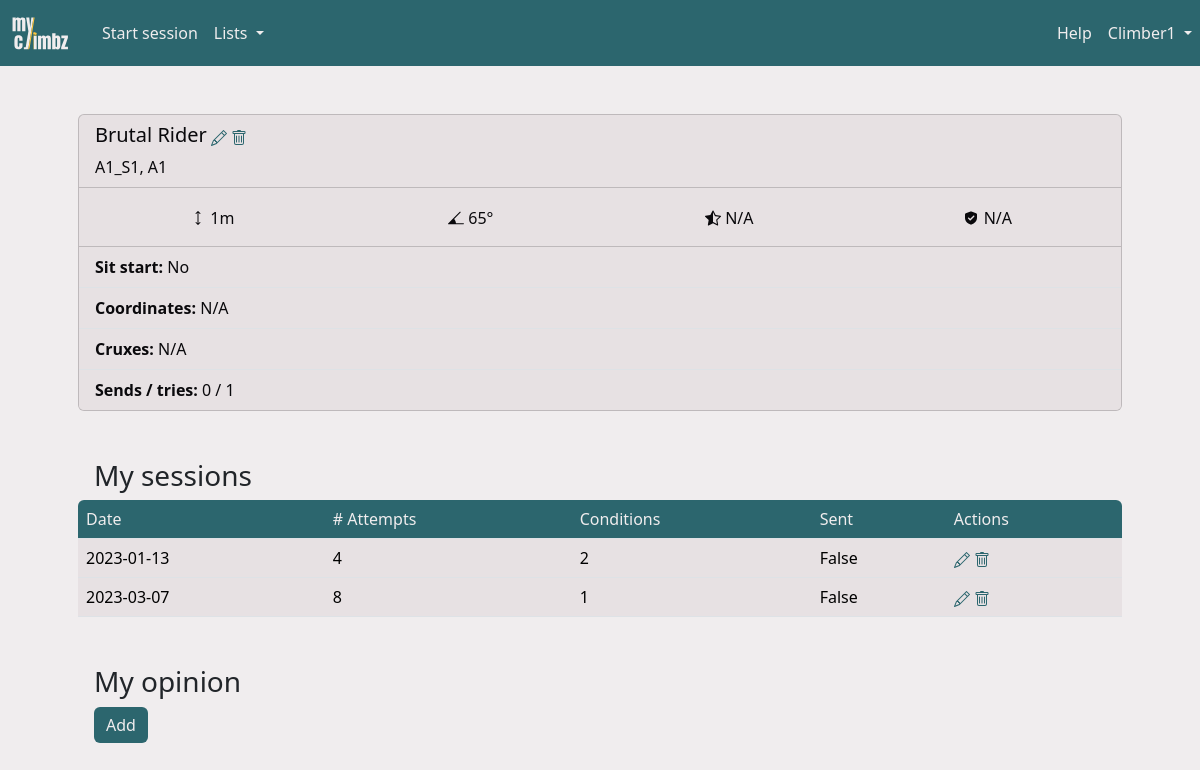
The app's page /route/1 (signed in), older data.
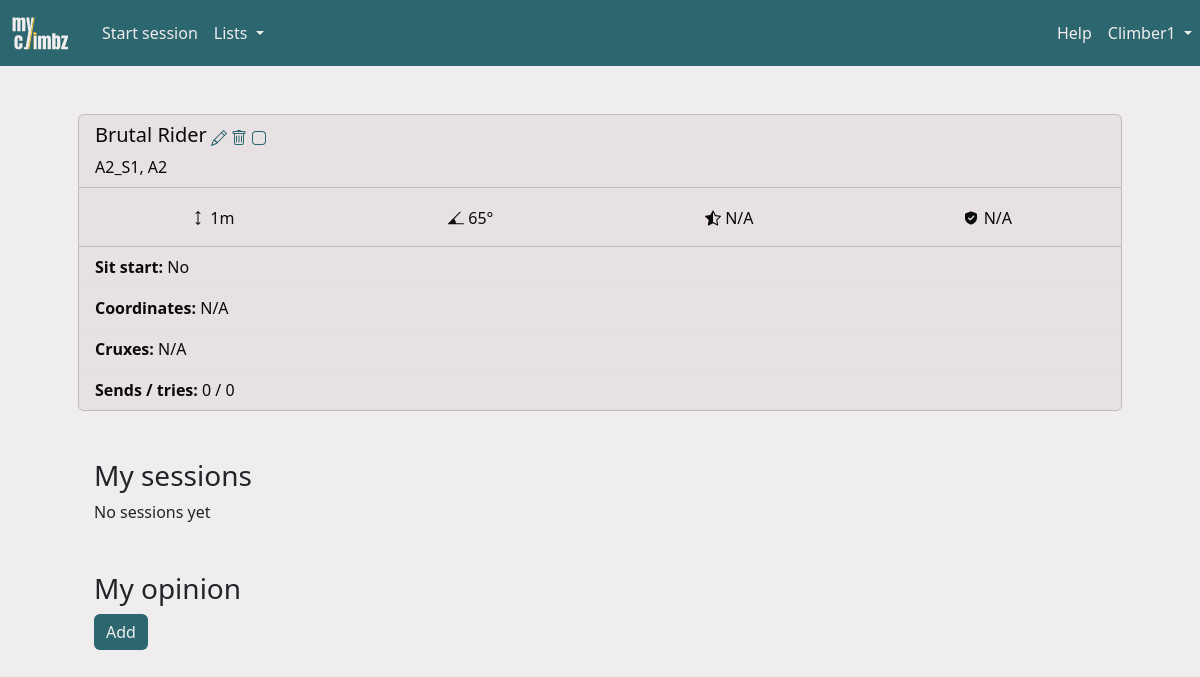
The same page, newer data.
### climbz/models/route.py (models this page shows, shortened)
class Route(db.Model):
    id = db.Column(db.Integer, primary_key=True)
    name = db.Column(db.String(200), nullable=False)
    created_by = db.Column(db.Integer, db.ForeignKey("climber.id"), nullable=False)
    latitude = db.Column(db.Float)
    longitude = db.Column(db.Float)
    comment = db.Column(db.Text)
    link = db.Column(db.String(300))
    sit_start = db.Column(db.Boolean, nullable=False, default=False)
    height = db.Column(db.Float, db.CheckConstraint("height >= 0"))
    inclination = ConstrainedInteger("inclination", -50, 90)
    sector_id = db.Column(db.Integer, db.ForeignKey("sector.id"))
    climbs = db.relationship("Climb", backref="route", cascade="all, delete")
    opinions = db.relationship("Opinion", backref="route", cascade="all, delete")
    UniqueConstraint(name, sector_id, name="unique_route_name_in_sector")
    @property
    def tried(self) -> bool:
        return any(
            climb.n_attempts > 0
            for climb in self.climbs
            if climb.session.climber_id == current_user.id
        )
    @property
    def is_project(self) -> bool:
        return self in current_user.projects
    @property
    def n_sends(self) -> int:
        climbers = list()
        for climb in self.climbs:
            if climb.sent and climb.session.climber_id not in climbers:
                climbers.append(climb.session.climber_id)
        return len(climbers)
    @property
    def n_climbers(self) -> int:
        climbers = list()
        for climb in self.climbs:
            if climb.session.climber_id not in climbers:
                climbers.append(climb.session.climber_id)
        return len(climbers)
    @property
    def consensus_level(self) -> int:
        level_counts = Counter(op.grade.level for op in self.opinions if op.grade)
        return level_counts.most_common(1)[0][0] if level_counts else None
    @property
    def consensus_grade(self) -> Grade:
        return Grade.query.filter_by(level=self.consensus_level).first()
    @property
    def consensus_grade_str(self) -> str:
        grade_scale = current_user.grade_scale
        return getattr(self.consensus_grade, grade_scale)
    @property
    def rating(self) -> float:
        ratings = [op.rating for op in self.opinions if op.rating is not None]
        return sum(ratings) / len(ratings) if ratings else None
    @property
    def landing(self) -> float:
        landings = [op.landing for op in self.opinions if op.landing is not None]
        return sum(landings) / len(landings) if landings else None
    @property
    def cruxes(self) -> list:
        crux_counts = Counter(crux.name for op in self.opinions for crux in op.cruxes)
        return [crux[0] for crux in crux_counts.most_common(3)]

### climbz/models/climb.py (models this page shows)
class Climb(db.Model):
    id = db.Column(db.Integer, primary_key=True)
    n_attempts = db.Column(db.Integer, default=0)
    sent = db.Column(db.Boolean, nullable=False)
    flashed = db.Column(db.Boolean, nullable=False)
    comment = db.Column(db.Text)
    link = db.Column(db.String(300))
    climber_id = db.Column(db.Integer, db.ForeignKey("climber.id"))
    route_id = db.Column(db.Integer, db.ForeignKey("route.id"))
    session_id = db.Column(db.Integer, db.ForeignKey("session.id"))

### climbz/models/session.py (models this page shows)
class Session(db.Model):
    id = db.Column(db.Integer, primary_key=True)
    date = db.Column(db.Date, nullable=False, default=datetime.now().date())
    conditions = Rating("conditions")
    is_project_search = db.Column(db.Boolean, nullable=False, default=False)
    comment = db.Column(db.Text)
    climbs = db.relationship("Climb", backref="session", cascade="all, delete")
    area_id = db.Column(db.Integer, db.ForeignKey("area.id"))
    climber_id = db.Column(db.Integer, db.ForeignKey("climber.id"))
    UniqueConstraint(date, area_id, climber_id, name="unique_session")

### climbz/blueprints/routes/routes.py (the view)
@routes.route("/route/<int:route_id>")
def page_route(route_id: int) -> str:
    route = Route.query.get(route_id)
    return render("route.html", title=route.name, route=route)

### climbz/blueprints/utils.py (called while the page is built)
@login_required
def render(*args, **kwargs) -> str:
    kwargs["title"] = kwargs["title"]
    kwargs["error"] = flask_session.pop("error", None)
    kwargs["open_session"] = Session.query.get(flask_session.get("session_id", -1))
    kwargs["username"] = current_user.name
    kwargs["user_id"] = current_user.id
    kwargs["user_role"] = current_user.role
    kwargs["user_grade_scale"] = current_user.grade_scale
    path = request.path
    if not path.startswith("/edit_") and not path.startswith("/add_"):
        flask_session["call_from_url"] = path
    return render_template(
        *args,
        **kwargs,
    )

### climbz/models/climber.py (called while the page is built)
@login_manager.user_loader
def load_climber(climber_id: int) -> Climber:
    return Climber.query.get(int(climber_id))

### run.py (called while the page is built, shortened)
@app.before_request
def check_request_validity():
    if not request.endpoint:
        return
    elif request.endpoint == "climbers.login" or "static" in request.endpoint:
        return
    elif not current_user.is_authenticated:
        return redirect(url_for("climbers.login"))

### climbz/templates/route.html (shortened to what the changed rows need)
{% import "macros.html" as macros %}
{% extends "main.html" %}
{% block content %}
<div class="container px-0 px-md-5 pb-2 mb-3 mt-md-5">
    {% if route.created_by == user_id  or user_role == 1 %}
    {% set actions = [
        { "icon": "edit", "url": url_for('routes.edit_route', route_id=route.id) },
        { "icon": "delete", "url": url_for('routes.delete_route', route_id=route.id) }
    ] %}
    {% if not route.tried %}
        {% if route.is_project %}
            {% set actions = actions + [{ "icon": "is_project", "url": url_for('climbers.delete_project', route_id=route.id) }] %}
        {% else %}
            {% set actions = actions + [{ "icon": "is_not_project", "url": url_for('climbers.add_project', route_id=route.id) }] %}
        {% endif %}
    {% endif %}
    {% else %}
    {% set actions = [] %}
    {% endif %}
    {{ macros.card({
        "header": {
            "title": route.name ~ " " ~ route.consensus_grade_str,
            "title_actions": actions,
            "subtitle": route.sector.name ~ ", " ~ route.sector.area.name
        },
        "body": {
            "facts": [
                    { "icon": "height", "value": route.height, "unit": "m" },
                    { "icon": "inclination", "value": route.inclination, "unit": "°" },
                    { "icon": "rating", "value": route.rating, "unit": "/5" },
                    { "icon": "landing", "value": route.landing, "unit": "/5" },
                ],
            "list": [
                {
                "prefix": "Sit start",
                "value": "Yes" if route.sit_start else "No"
                },
                {
                "prefix": "Coordinates",
                "value": route.latitude ~ ", " ~ route.longitude if route.latitude and route.longitude else "N/A"
                },
                {"prefix": "Cruxes", "value": route.cruxes|join(", ") if route.cruxes else "N/A"},
                {"prefix": "Sends / tries", "value": route.n_sends ~ " / " ~ route.n_climbers},
                {"value": route.comment if route.comment else ""},
            ]
        }
    }) }}
</div>
<div class="container px-0 px-md-5 py-2 my-3">
    <div>
        <h3 class="ms-3" style="display: inline-block">My sessions</h3>
    </div>
    {% if route.climbs|selectattr("session.climber_id", "equalto", user_id)|list|length > 0 %}
    <table id="content_table" class="table" data-sort-col="0" data-sort-order="desc">
        <thead>
            <tr>
                <th>Date</th>
                <th># Attempts</th>
                <th>Conditions</th>
                <th>Sent</th>
                <th>Actions</th>
            </tr>
        </thead>
        <tbody>
            {% for climb in route.climbs if climb.session.climber_id == user_id %}
            {% set onclick = "window.location=\"" + url_for('sessions.page_session', session_id=climb.session.id) +
            "\""
            %}
            {% if climb.sent %}
            <tr class="table-success">
                {% else %}
            <tr>
                {% endif %}
                <td onclick={{ onclick }}>{{ climb.session.date }}</td>
                <td onclick={{ onclick }}>{{ climb.n_attempts }}</td>
                <td onclick={{ onclick }}>{{ climb.session.conditions }}</td>
                <td onclick={{ onclick }}>{{ climb.sent }}</td>
                <td>
                    <a href="{{ url_for('climbs.edit_climb', climb_id=climb.id) }}">
                    </a>
                    <a href="{{ url_for('climbs.delete_climb', climb_id=climb.id) }}">
                    </a>
                </td>
            </tr>
            {% endfor %}
        </tbody>
    </table>
    {% else %}
    <p class="ms-3">No sessions yet</p>
    {% endif %}
</div>
{% endblock content %}

### climbz/templates/macros.html (shortened to what this page needs)
{% macro card(data) %}
<div class="card mb-3">
    <div class="card-header">
        <div class="row">
            <div class="col-sm">
                <h5 class="card-title" style="display: inline-block">{{ data['header']['title'] }}</h5>
                {% if data['header']['title_actions'] %}
                {% for action in data['header']['title_actions'] %}
                <a href="{{ action['url'] }}">
                    {% include 'icons/' ~ action['icon'] ~ '.html' %}
                </a>
                {% endfor %}
                {% endif %}
            </div>
            {% if data['header']['subtitle'] %}
                <span>{{ data['header']['subtitle'] }}</span>
            {% endif %}
        </div>
    </div>
    {% if data['body']['facts'] %}
    <div class="card-body">
        <div class="row">
            {% for fact in data['body']['facts'] %}
            <div class="col text-center" style="padding: 0">
                <span style="vertical-align: middle; display: inline-block;">
                </span>
                <span style="vertical-align: middle; display: inline-block;">
                    {% if fact['value'] is none %}
                        N/A
                    {% elif fact['value'] is float and fact['value'] % 1 == 0 %}
                        {{ fact['value']|int }}{{ fact['unit'] }}
                    {% else %}
                        {{ (fact['value']) }}{{ fact['unit'] }}
                    {% endif %}
                </span>
            </div>
            {% endfor %}
        </div>
    </div>
    {% endif %}
    {% if data['body']['list'] %}
    <ul class="list-group list-group-flush">
        {% for item in data['body']['list'] %}
            {% if 'prefix' in item or item['value']|length > 0 %}
                <li class="list-group-item">
                    {% if item['prefix'] %}
                    <b>{{ item['prefix'] }}:</b>
                    {% endif %}
                    {% if item['value'] %}
                    {{ item['value'] }}
                    {% endif %}
                </li>
            {% endif %}
        {% endfor %}
    </ul>
    {% endif %}
</div>
{% endmacro %}

Row changes from the older to the newer data that the page shows:
no longer on this page (row edited): Climb: session "2023-01-13", n_attempts "4", session.conditions "2", sent "False"
no longer on this page (row edited): Climb: session "2023-03-07", n_attempts "8", session.conditions "1", sent "False"
Text that changed along with them:
{{ data['header']['subtitle'] }}: "A1_S1, A1" → "A2_S1, A2"
new list line: "Sends / tries : 0 / 0"
text no longer shown: "Date # Attempts Conditions Sent Actions"
text now shown: "No sessions yet"
list line gone: "Sends / tries : 0 / 1"
